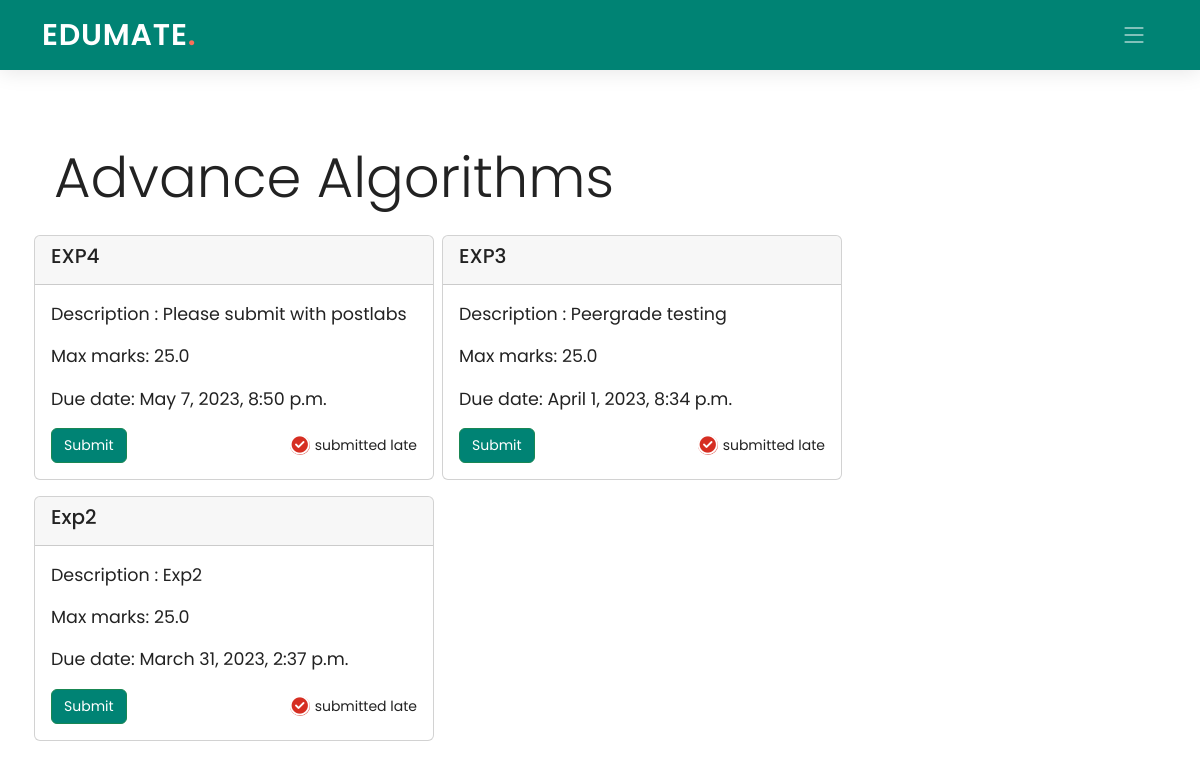
Page /student/1/classroom/PPJ8YI/ on the committed database.
### Teacher/models.py (models this page shows, shortened)
class ClassTeachers(models.Model):
    teach_id = models.ForeignKey("Edumate_app.Teachers", on_delete=models.CASCADE, blank=True, null=True)
    class_code = models.CharField(primary_key=True, max_length=10)
    class_name = models.CharField(max_length=40)
    class Meta:
        db_table = "ClassTeachers"

class Assignments(models.Model):
    assignment_id = models.AutoField(primary_key=True)
    assignment_name = models.CharField(max_length=40)
    assignment_description = models.CharField(max_length=100)
    class_code = models.ForeignKey(ClassTeachers, on_delete=models.CASCADE, blank=True, null=True)
    max_marks = models.FloatField(default=25)
    peer_grade = models.BooleanField(default=False)
    duedate =  models.DateTimeField(default=timezone.now)
    class Meta:
        db_table = "Assignments"

### Student/views.py (the view)
# urls.py: path('classroom/<pk2>/', views.classroom, name='classroom1'),
def classroom(request, pk, pk2):
    classroomName = ClassTeachers.objects.get(class_code=pk2).class_name
    assign=Assignments.objects.filter(class_code=pk2).order_by('-duedate')
    submitted_assign = SubmittedAssignments.objects.filter(stud_id=pk, assignment_id__class_code=pk2)
    status = [False for i in range(len(assign))]
    late_submit_status = [False for i in range(len(assign))]
    k = 0
    for i in assign:
        for j in submitted_assign:
            if i.assignment_id==j.assignment_id.assignment_id:
                status[k]=True
        if timezone.localtime(timezone.now()) > i.duedate:
            late_submit_status[k]=True
        k += 1
    data = []
    for i in range(len(assign)):
        data.append([assign[i], status[i], late_submit_status[i]])
    return render(request, 'Student/classroom.html', {'assign': data, 'pk': pk, 'pk2': pk2, 'status': status, 'classroomName': classroomName})

### Student/templates/Student/classroom.html (shortened to what this page needs)
{% extends './base_student.html' %}
{% load static %}
{% block navbar %}
  <header id="header" class="header d-flex align-items-center">
    <div class="container-fluid container-xl d-flex align-items-center justify-content-between">
      <a href="#" class="logo d-flex align-items-center">
        <h1>EDUMATE<span>.</span></h1>
      </a>
      <i class="mobile-nav-toggle mobile-nav-show bi bi-list"></i>
    </div>
  </header>
  {% endblock navbar %}
{% block content %}
<br><br><br><br>
<div class="container">
    <div class="jumbotron jumbotron-fluid">
      <div class="container">
        <h1 class="display-4">{{classroomName}}</h1>
      </div>
    </div>
  <div class="row">
        {% for i in assign %}
        <div class="card my-2 mx-1 col-md-4" style="width: 25rem; padding:0px;">
          <div class="card-header">
            <div>
              {% if i.2 and not i.1 %}
                <h5 style="color: red;">{{ i.0.assignment_name }}</h5>
              {% else %}
                <h5>{{ i.0.assignment_name }}</h5>
              {% endif %}
            </div>
          </div>
          <div class="card-body">
            <blockquote class="blockquote mb-0">
              <p><small>Description : {{ i.0.assignment_description }}</small></p>
              <p><small>Max marks: {{ i.0.max_marks }}</small></p>
              <p><small>Due date: {{ i.0.duedate }}</small></p>
              <div style="display: flex; flex-direction: row; justify-content: space-between; align-items: center; flex-wrap: nowrap;">
                <a class="btn btn-success" href="{% url 'assignment' pk=pk pk2=pk2 pk3=i.0.assignment_id %}" class="card-link"><small>Submit</small></a>
                {% if i.1 %}
                  {% if i.2 %}
                    <span style="display: inline-flex; align-items: center;"><i style="border-radius: 10px; background-color: #d62e22; color: white;" class="fa-regular fa-circle-check"></i><small style="font-size: 14px; margin-left: 5px;">submitted late</small></span>
                  {% else %}
                    <span style="display: inline-flex; align-items: center;"><i style="border-radius: 10px; background-color: #008374; color: white;" class="fa-regular fa-circle-check"></i><small style="font-size: 14px; margin-left: 5px;">submitted</small></span>
                  {% endif %}
                {% endif %}
              </div>
            </blockquote>
          </div>
        </div>
      {% endfor %}
</div>
<br>
</div>
{% endblock content %}

### Edumate_app/static/Edumate_app/assets/css/index.css (style rules this page uses)
:root { --font-default: "Open Sans", system-ui, -apple-system, "Segoe UI", Roboto, "Helvetica Neue", Arial, "Noto Sans", "Liberation Sans", sans-serif, "Apple Color Emoji", "Segoe UI Emoji", "Segoe UI Symbol", "Noto Color Emoji"; --font-primary: "Poppins", sans-serif; --font-secondary: "Poppins", sans-serif; }
:root { --color-default: #222222; --color-primary: #008374; --color-secondary: #f85a40; }
:root { scroll-behavior: smooth; }
body { font-family: var(--font-primary); color: var(--color-default); }
a { color: var(--color-primary); text-decoration: none; }
h1, h2, h3, h4, h5, h6 { font-family: var(--font-primary); }
.header { z-index: 997; height: 90px; background-color: var(--color-primary); }
.header.sticked { position: fixed; top: 0; right: 0; left: 0; height: 70px; box-shadow: 0px 2px 20px rgba(0, 0, 0, 0.1); }
.header .logo h1 { font-size: 30px; margin: 0; font-weight: 600; letter-spacing: 0.8px; color: #fff; font-family: var(--font-primary); }
.header .logo h1 span { color: #f96f59; }
@media (max-width: 1279px) { .mobile-nav-show { color: rgba(255, 255, 255, 0.6); font-size: 28px; cursor: pointer; line-height: 0; transition: 0.5s; z-index: 9999; margin-right: 10px; } }

### Student/templates/Student/classroom.html (style rules this page uses)
.btn-success, .btn-success:active, .btn-success:visited { background-color: #008374 !important; }

### rows in the picture
ClassTeachers: class_name "Advance Algorithms"
Assignments: assignment_name "EXP4", assignment_description "Please submit with postlabs", max_marks "25.0", duedate "May 7, 2023, 8:50 p.m."
Assignments: assignment_name "EXP3", assignment_description "Peergrade testing", max_marks "25.0", duedate "April 1, 2023, 8:34 p.m."
Assignments: assignment_name "Exp2", assignment_description "Exp2", max_marks "25.0", duedate "March 31, 2023, 2:37 p.m."
